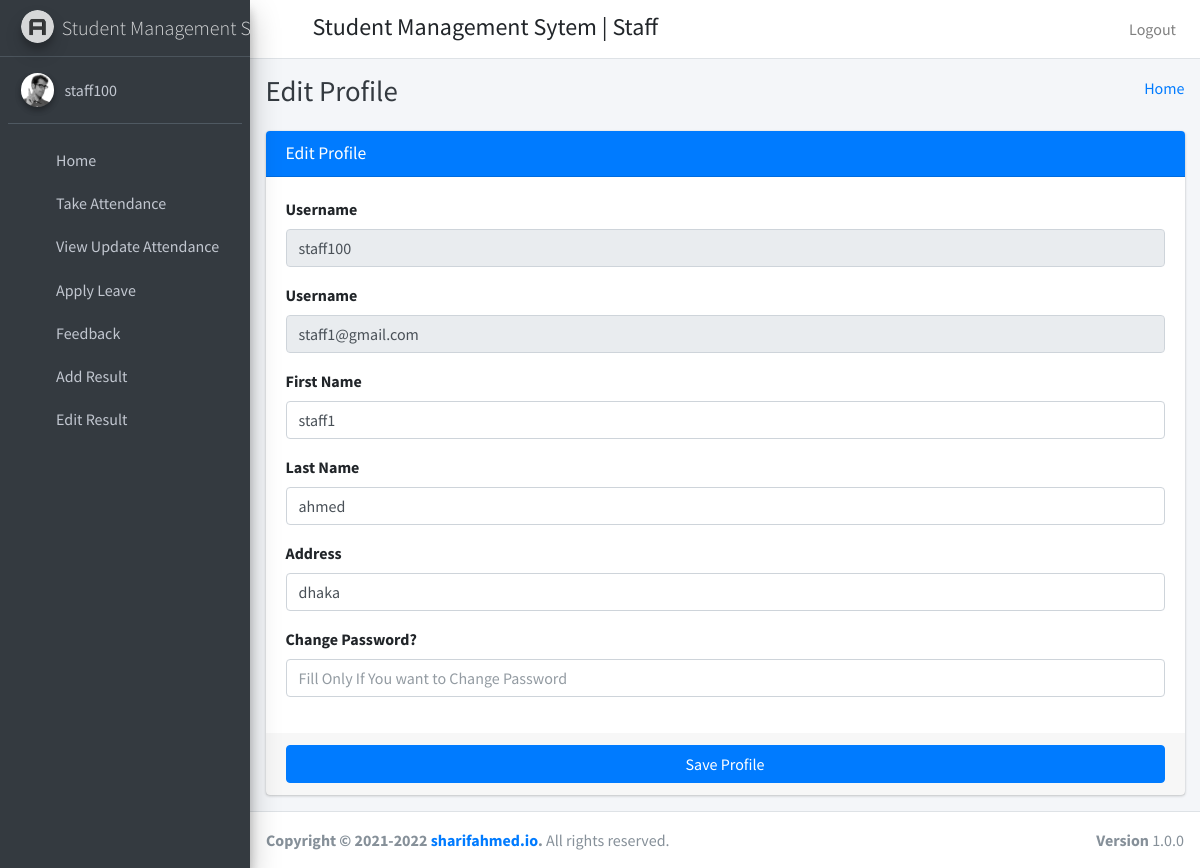
The page /staff_profile (signed in) on the database its author committed.
### student_management_app/models.py (models this page shows)
class CustomUser(AbstractUser):
    user_type_data=((1,"HOD"),(2,"Staff"),(3,"Student"))
    user_type=models.CharField(default=1,choices=user_type_data,max_length=10)

class Staff(models.Model):
    admin=models.OneToOneField(CustomUser,on_delete=models.CASCADE)
    address=models.TextField()
    created_at=models.DateTimeField(auto_now_add=True)
    updated_at=models.DateTimeField(auto_now_add=True)
    objects=models.Manager()

### student_management_app/StaffView.py (the view)
# urls.py: path('staff_profile', StaffView.staff_profile,name="staff_profile"),
def staff_profile(request):
    user=CustomUser.objects.get(id=request.user.id)
    staff=Staff.objects.get(admin=user)
    return render(request,"staff_template/staff_profile.html",{"user":user,"staff":staff})

### student_management_app/templates/staff_template/staff_profile.html (shortened to what this page needs)
{% extends 'staff_template/base.html' %}
{% block page_title %}
Edit Profile
{% endblock page_title %}
{% block main_content %}
    <section class="content">
      <div class="container-fluid">
          <div class="row">
              <div class="col-md-12">
            <div class="card card-primary">
              <div class="card-header">
                <h3 class="card-title">Edit Profile</h3>
              </div>
              <form role="form" action="{% url 'staff_profile_save' %}" method="post">
                <div class="card-body">
                  <div class="form-group">
                    <label>Username</label>
                    <input type="text" class="form-control" name="username" value="{{ user.username }}" disabled="disabled">
                  </div>
                  <div class="form-group">
                    <label>Username</label>
                    <input type="text" class="form-control" name="username" value="{{ user.email }}" disabled="disabled">
                  </div>
                   <div class="form-group">
                    <label>First Name</label>
                    <input type="text" class="form-control" name="first_name" value="{{ user.first_name }}">
                  </div>
                  <div class="form-group">
                    <label>Last Name</label>
                    <input type="text" class="form-control" name="last_name" value="{{ user.last_name }}">
                  </div>
                   <div class="form-group">
                    <label>Address</label>
                    <input type="text" class="form-control" name="address" value="{{ staff.address }}">
                  </div>
                   <div class="form-group">
                    <label>Change Password?</label>
                    <input type="text" class="form-control" name="password" placeholder="Fill Only If You want to Change Password">
                  </div>
                </div>
                <div class="card-footer">
                  <button type="submit" class="btn btn-primary btn-block">Save Profile</button>
                </div>
              </form>
            </div>
          </div>
          </div>
      </div>
    </section>
{% endblock main_content %}

### student_management_app/templates/staff_template/sidebar.html
{% load static %}
<aside class="main-sidebar sidebar-dark-primary elevation-4">
    <a href="" class="brand-link">
      <img src="{% static 'dist/img/AdminLTELogo.png' %}" alt="AdminLTE Logo" class="brand-image img-circle elevation-3"
           style="opacity: .8">
      <span class="brand-text font-weight-light">Student Management System</span>
    </a>
    <div class="sidebar">
      <div class="user-panel mt-3 pb-3 mb-3 d-flex">
        <div class="image">
            <img src="{% static 'dist/img/user2-160x160.jpg' %}" class="img-circle elevation-2" alt="User Image">
        </div>
        <div class="info">
          <a href="{% url 'staff_profile' %}" class="d-block">{{user.username}}</a>
        </div>
      </div>
      <nav class="mt-2">
        <ul class="nav nav-pills nav-sidebar flex-column" data-widget="treeview" role="menu" data-accordion="false">
          <li class="nav-item">
            {% url 'staff_home' as staff_home %}
            <a href="{{ staff_home }}" class="nav-link {% if request.path == staff_home %} active {% endif %}">
              <i class="nav-icon fas fa-th"></i>
              <p>
                Home
              </p>
            </a>
          </li>
          <li class="nav-item">
            {% url 'staff_take_attendance' as staff_take_attendance %}
            <a href="{{ staff_take_attendance }}" class="nav-link {% if request.path == staff_take_attendance %} active {% endif %}">
              <i class="nav-icon fas fa-th"></i>
              <p>
                Take Attendance
              </p>
            </a>
          </li>
          <li class="nav-item">
            {% url 'staff_update_attendance' as staff_update_attendance %}
            <a href="{{ staff_update_attendance }}" class="nav-link {% if request.path == staff_update_attendance %} active {% endif %}">
              <i class="nav-icon fas fa-th"></i>
              <p>
                View Update Attendance
              </p>
            </a>
          </li>
          <li class="nav-item">
            {% url 'staff_apply_leave' as staff_apply_leave %}
            <a href="{{ staff_apply_leave }}" class="nav-link {% if request.path == staff_apply_leave %} active {% endif %}">
              <i class="nav-icon fas fa-th"></i>
              <p>
                Apply Leave
              </p>
            </a>
          </li>
          <li class="nav-item">
            {% url 'staff_feedback' as staff_feedback %}
            <a href="{{ staff_feedback }}" class="nav-link {% if request.path == staff_feedback %} active {% endif %}">
              <i class="nav-icon fas fa-th"></i>
              <p>
                Feedback
              </p>
            </a>
          </li>
          <li class="nav-item">
            {% url 'staff_add_result' as staff_add_result %}
            <a href="{{ staff_add_result }}" class="nav-link {% if request.path == staff_add_result %} active {% endif %}">
              <i class="nav-icon fas fa-th"></i>
              <p>
                Add Result
              </p>
            </a>
          </li>
          <li class="nav-item">
            {% url 'edit_student_result' as edit_student_result %}
            <a href="{{ edit_student_result }}" class="nav-link {% if request.path == edit_student_result %} active {% endif %}">
              <i class="nav-icon fas fa-th"></i>
              <p>
                Edit Result
              </p>
            </a>
          </li>
        </ul>
      </nav>
    </div>
  </aside>

### rows shown on the page
CustomUser: username "staff100", username "staff1@gmail.com", first_name "staff1", last_name "ahmed"
Staff: address "dhaka"
